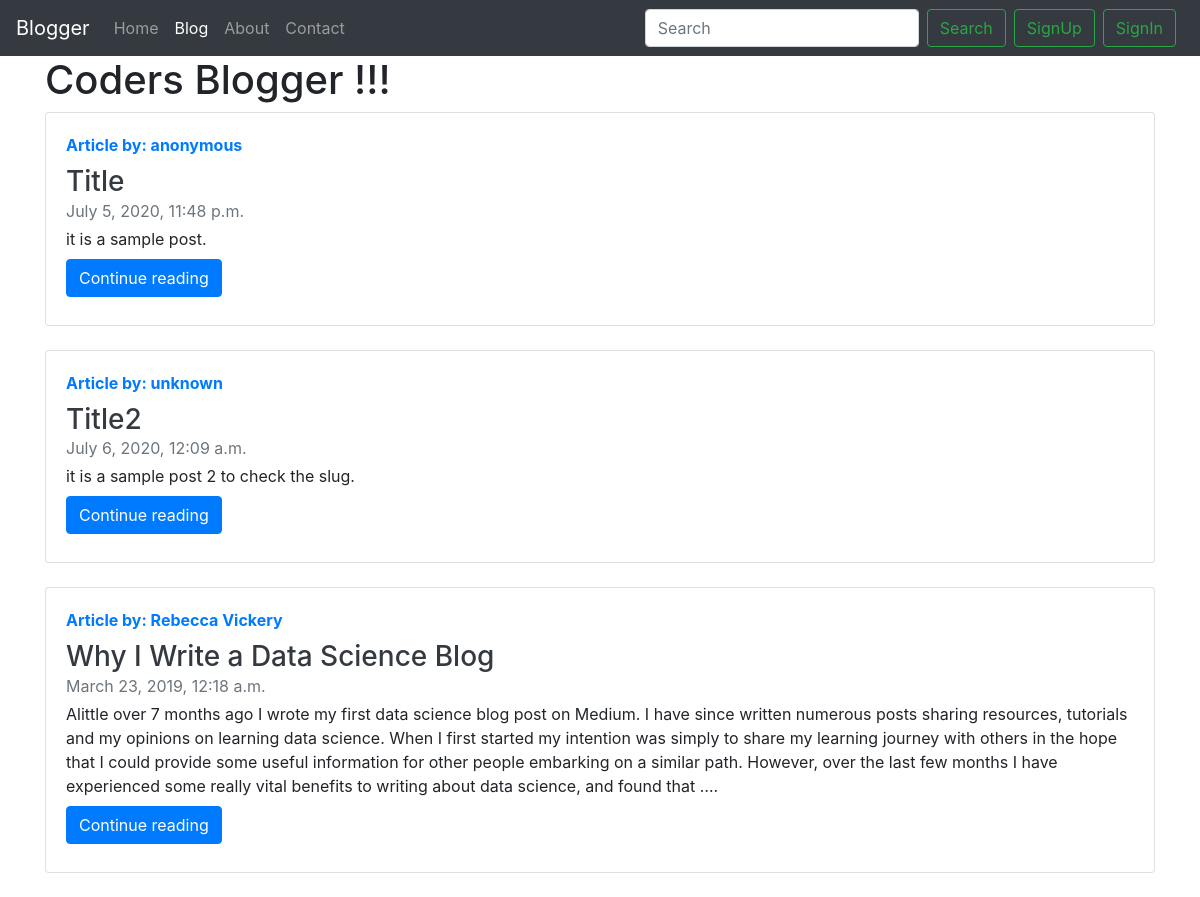
Screenshot of /blog/ with the database file from the repository.
### blog/models.py (models this page shows)
class Post(models.Model):
    sno = models.AutoField(primary_key=True)
    title = models.CharField(max_length=250)
    content = models.TextField()
    author = models.CharField(max_length=20)
    slug = models.CharField(max_length=130, default='Anonymous')
    timeStamp = models.DateTimeField(blank=True)
    def __str__(self):
        return 'by: '+self.author

### blog/views.py (the view)
# urls.py: path('', views.blogHome, name="blogHome"),
def blogHome(request):
    allPosts = Post.objects.all()
    print(allPosts)
    context = {'allPosts': allPosts}
    return render(request, 'blog/blogHome.html', context)

### templates/blog/blogHome.html (shortened to what this page needs)
{% extends 'base.html'%}
{% block blogactive %}
active
{% endblock blogactive %}
{% block body %}
<div class="container">
    <div class="row">
        <div class="col">
            <h1>Coders Blogger
                !!!</h1>
        </div>
    </div>
    {% for post in allPosts %}
    <div class="row">
        <div class="col">
            <div class="card flex-md-row mb-4 box-shadow h-md-250">
                <div class="card-body d-flex flex-column align-items-start">
                    <strong class="d-inline-block mb-2 text-primary">Article by: {{post.author}}</strong>
                    <h3 class="mb-0">
                        <a class="text-dark" href="#">{{post.title}}</a>
                    </h3>
                    <div class="mb-1 text-muted">{{post.timeStamp}}</div>
                    <p class="card-text mb-auto">{{post.content|truncatechars:500}}.</p>
                    <div class="my-2">
                        <a href="/blog/{{post.slug}}" role="button" class="btn btn-primary">Continue reading</a>
                    </div>
                </div>
            </div>
        </div>
    </div>
    {% endfor %}
</div>
{% endblock body %}

### rows the page displays
Post: author "anonymous", title "Title", timeStamp "July 5, 2020, 11:48 p.m.", content "it is a sample post"
Post: author "unknown", title "Title2", timeStamp "July 6, 2020, 12:09 a.m.", content "it is a sample post 2 to check the slug"
Post: author "Rebecca Vickery", title "Why I Write a Data Science Blog", timeStamp "March 23, 2019, 12:18 a.m.", content "Alittle over 7 months ago I wrote my first data science blog post on Medium. I have since written numerous posts sharing resources, tutorials and my opinions on learning data science. When I first started my intention was simply to share my learning journey with others in the hope that I could provide some useful information for other people embarking on a similar path. However, over the last few months I have experienced some really vital benefits to writing about data science, and found that …"
